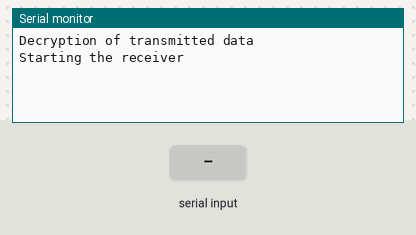
Simulated run of this sketch. Board: Arduino Uno, built with avr-gcc and run on an emulated ATmega328P. On the bench: the last lines printed to the serial monitor. The inputs (shaded band) are chosen by the test bench.

Above: at 1.2 s.
1.3 s: "1" received over the second serial link
At 2.5 s:
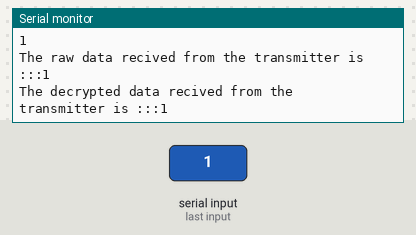
2.8 s: "0" received over the second serial link
At 4.0 s:
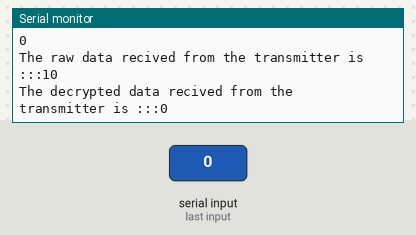
4.3 s: "2" received over the second serial link
At 5.2 s:
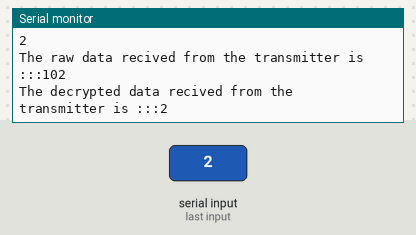

The sketch:

reciever.ino
```cpp
#include<SoftwareSerial.h>
#include<string.h>
int tx=4,rx=3,i=0;
String de_str,raw;
char str;
SoftwareSerial xbee=SoftwareSerial(rx,tx);             //For serial communication

void setup()
{
 Serial.begin(9600);
 xbee.begin(9600);
 Serial.println("Decryption of transmitted data\n");
 Serial.println("Starting the receiver\n");
}

void loop()
{
if(xbee.available()>0)
{
 while(xbee.available()>0)
 {
  str=xbee.read();
  Serial.println(str);
  char a = str - i;              //Decryption procedure
  raw+=str;                     //Encrypted string
  de_str+=a;                   //Decrypted string
  i++;
 }
Serial.print("The raw data recived from the transmitter is :::");
Serial.println(raw);
Serial.print("The decrypted data recived from the transmitter is :::");
Serial.println(de_str);
i=0;
de_str="";
}
}
```

Measured:
- after the input at 1.3 s, the serial monitor: prints a new line at once (image 1)
- after the input at 2.8 s, the serial monitor: prints a new line at once (image 2)
- after the input at 4.3 s, the serial monitor: prints a new line at once (image 3)
